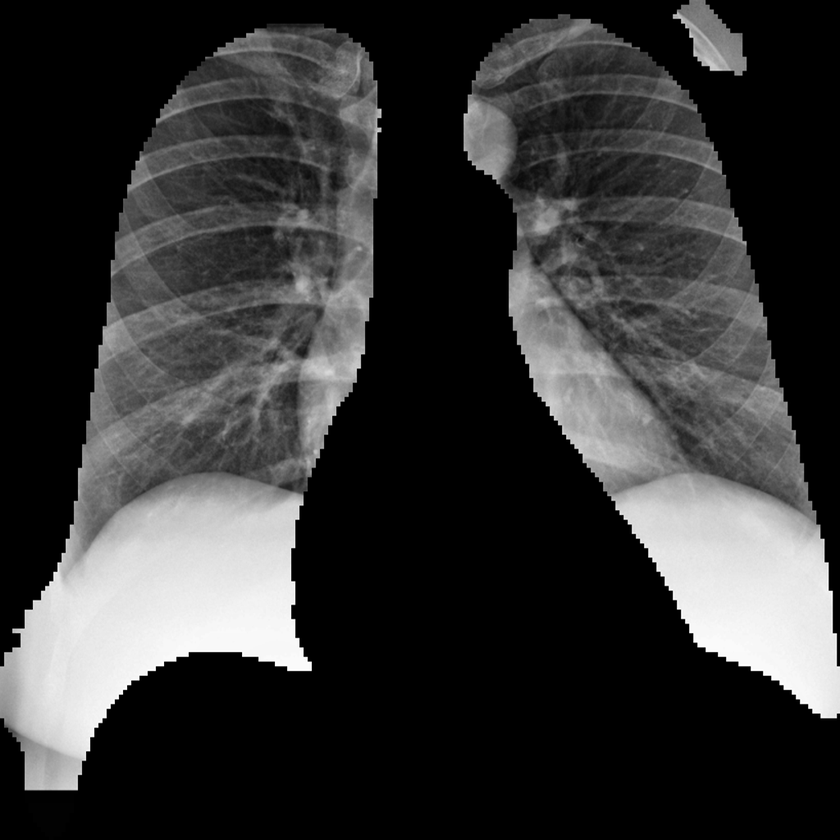
#> input picture SRCNN-Tensorflow-master/0.png, 840 x 840 px, shrunk from 1024 x 1024 before the run; its folder holds only this picture in this run
$ python -i CaiJian.py   (imports and definitions only)
#> lines starting #> are read from the running program, lines starting #| are printed output that depends on the picture; after the words box and inside, x2 and y2 are one past the last pixel; in counts of white or black regions, pixels touching at a corner belong together
import cv2
import os
import datetime

def change_size(read_file):
#> called with read_file = '../SRCNN-Tensorflow-master/0.png'
    image=cv2.imread(read_file,1) #读取图片 image_name应该是变量
#> image is the input picture: shape (840, 840, 3); min 0, max 255, mean 53.6
    img = cv2.medianBlur(image,5) #中值滤波，去除黑色边际中可能含有的噪声干扰
    b=cv2.threshold(img,15,255,cv2.THRESH_BINARY)          #调整裁剪效果
    binary_image=b[1]               #二值图--具有三通道
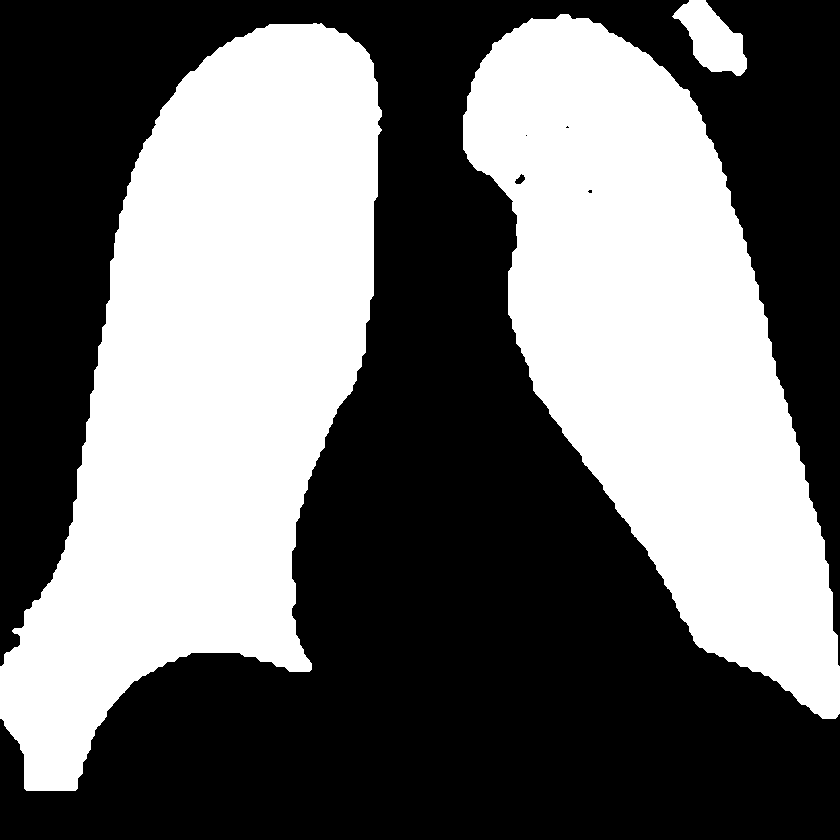
#> binary_image: shape (840, 840, 3); 43.3% white; 3 white regions, box (x1, y1, x2, y2) and area: (0, 23, 382, 791) 164541, (463, 14, 840, 719) 137895, (672, 0, 747, 76) 3139
    binary_image=cv2.cvtColor(binary_image,cv2.COLOR_BGR2GRAY)
    print(binary_image.shape)       #改为单通道
#| (840, 840)

    x=binary_image.shape[0]
#> x = 840
    print("高度x=",x)
#| 高度x= 840
    y=binary_image.shape[1]
#> y = 840
    print("宽度y=",y)
#| 宽度y= 840
    edges_x=[]
    edges_y=[]
    for i in range(x):
        for j in range(y):
            if binary_image[i][j]==255:
             edges_x.append(i)
             edges_y.append(j)

    left=min(edges_x)               #左边界
#> left = 0
    right=max(edges_x)              #右边界
#> right = 790
    width=right-left                #宽度
#> width = 790
    bottom=min(edges_y)             #底部
#> bottom = 0
    top=max(edges_y)                #顶部
#> top = 839
    height=top-bottom               #高度
#> height = 839

    pre1_picture=image[left:left+width,bottom:bottom+height]        #图片截取
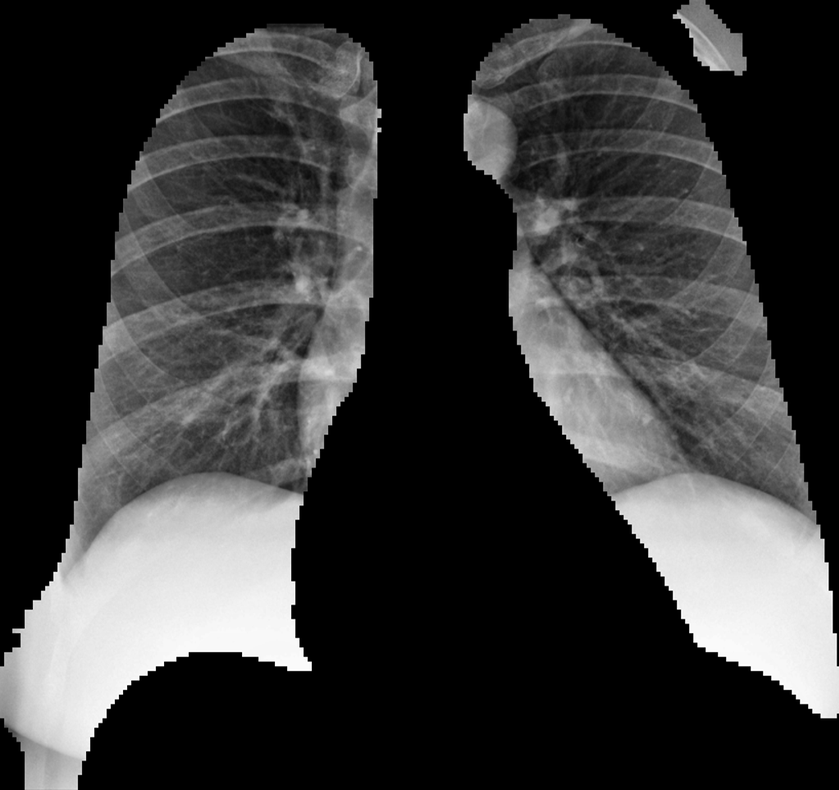
#> pre1_picture: shape (790, 839, 3); min 0, max 255, mean 57
    return pre1_picture                                             #返回图片数据

source_path="./img_processed2/"                                    #图片来源路径
save_path="./img_processed/"                                     #图片修改后的保存路径

# [2 lines not run here, left out]

# [1 line that did not run here, left out]

starttime=datetime.datetime.now()
# [8 lines not run here, left out]
endtime = datetime.datetime.now()#记录结束时间
endtime = (endtime-starttime).seconds
# [1 line not run here, left out]

>>> result = change_size('../SRCNN-Tensorflow-master/0.png')
